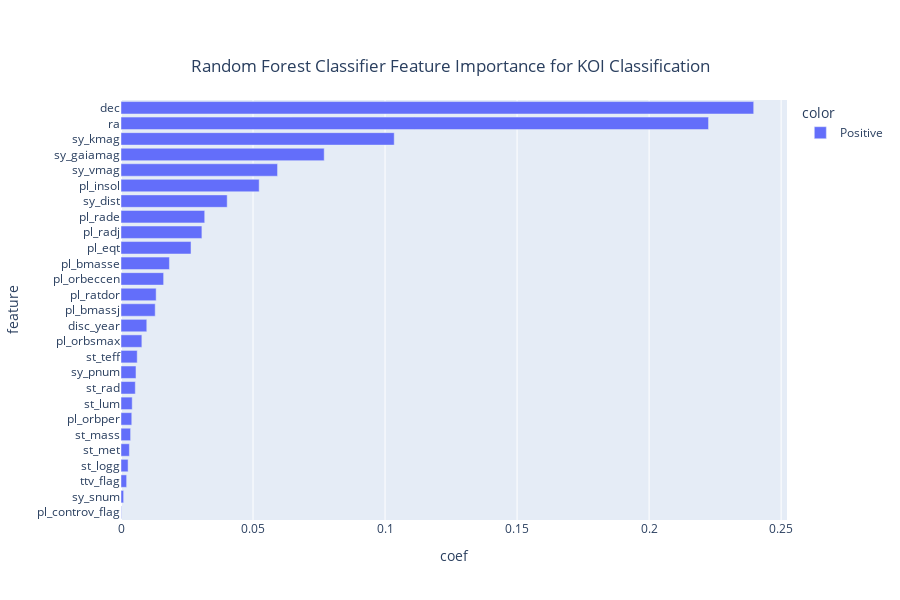

Write notebook code for a chart like this one.
### Code cell
r_tree_model = RandomForestClassifier()
r_tree_model.fit(X_train, y_train)
r_tree_importance = list(zip(r_tree_model.feature_importances_, X_train.columns.tolist()))
r_tree_y_hat = r_tree_model.predict(X_test)
print(f"Decision Tree Classifier Model score is: {accuracy_score(y_test, r_tree_y_hat)}")

r_tree_df = pd.DataFrame(columns=["feature", "coef"])
for ind, item in r_tree_importance:
    r_tree_df.loc[len(r_tree_df)] = item, ind
color = lambda row: "Positive" if row["coef"] >= 0 else "Negative"
r_tree_df["color"] = r_tree_df.apply(color, axis=1)

r_tree_df.sort_values(by="coef", ascending=False)
generate_h_bar_fig(r_tree_df.sort_values(by="coef"), "Random Forest Classifier")

### Figure 1 — Plotly figure (JSON) as saved in the notebook; plotly's stock layout.template omitted (floating-point values rounded to 4 significant figures)
{"data": [{"alignmentgroup": "True", "hovertemplate": "color=Positive<br>coef=%{x}<br>feature=%{y}<extra></extra>", "legendgroup": "Positive", "marker": {"color": "#636efa", "pattern": {"shape": ""}}, "name": "Positive", "offsetgroup": "Positive", "orientation": "h", "showlegend": true, "textposition": "auto", "type": "bar", "x": [0.0001435, 0.0009976, 0.002136, 0.002686, 0.003172, 0.003638, 0.00408, 0.004246, 0.005419, 0.005673, 0.006142, 0.007903, 0.009764, 0.01295, 0.01331, 0.01614, 0.01834, 0.02652, 0.03064, 0.03171, 0.04022, 0.05233, 0.05929, 0.07695, 0.1035, 0.2225, 0.2396], "xaxis": "x", "y": ["pl_controv_flag", "sy_snum", "ttv_flag", "st_logg", "st_met", "st_mass", "pl_orbper", "st_lum", "st_rad", "sy_pnum", "st_teff", "pl_orbsmax", "disc_year", "pl_bmassj", "pl_ratdor", "pl_orbeccen", "pl_bmasse", "pl_eqt", "pl_radj", "pl_rade", "sy_dist", "pl_insol", "sy_vmag", "sy_gaiamag", "sy_kmag", "ra", "dec"], "yaxis": "y"}], "layout": {"barmode": "relative", "height": 600, "legend": {"title": {"text": "color"}, "tracegroupgap": 0}, "title": {"text": "Random Forest Classifier Feature Importance for KOI Classification", "x": 0.5, "xanchor": "center", "y": 0.9, "yanchor": "top"}, "xaxis": {"anchor": "y", "domain": [0, 1], "title": {"text": "coef"}}, "yaxis": {"anchor": "x", "domain": [0, 1], "title": {"text": "feature"}}}}
